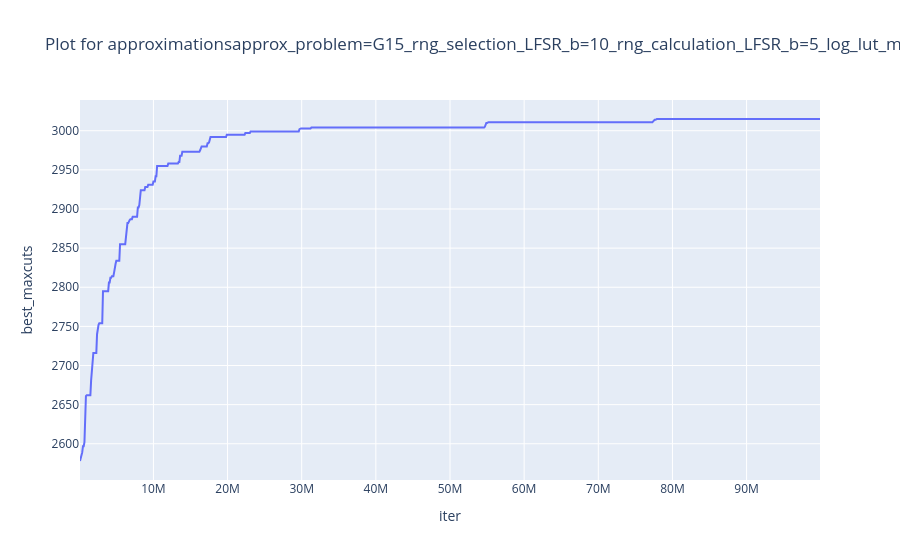
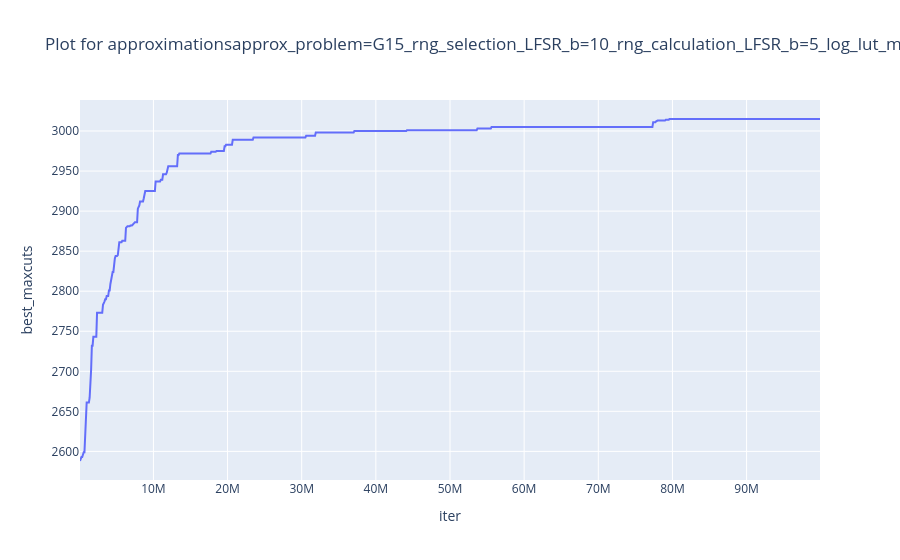
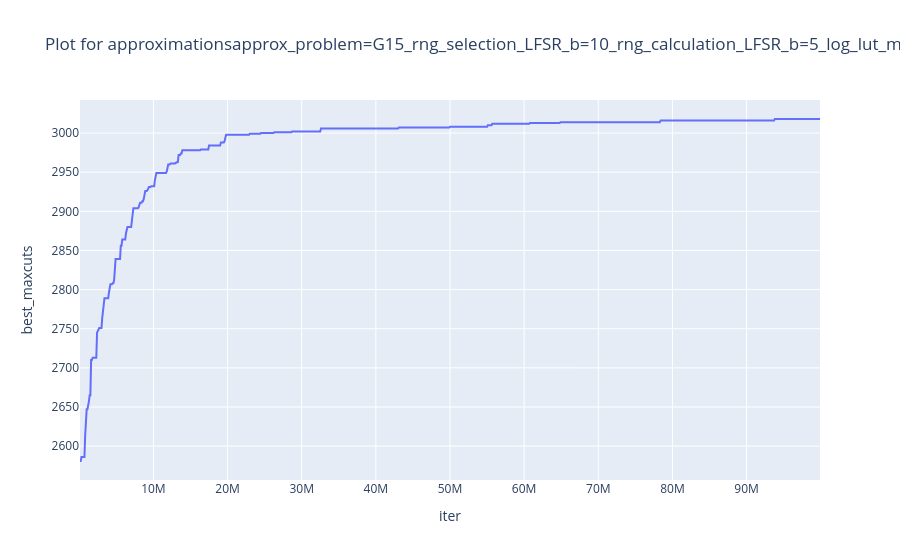
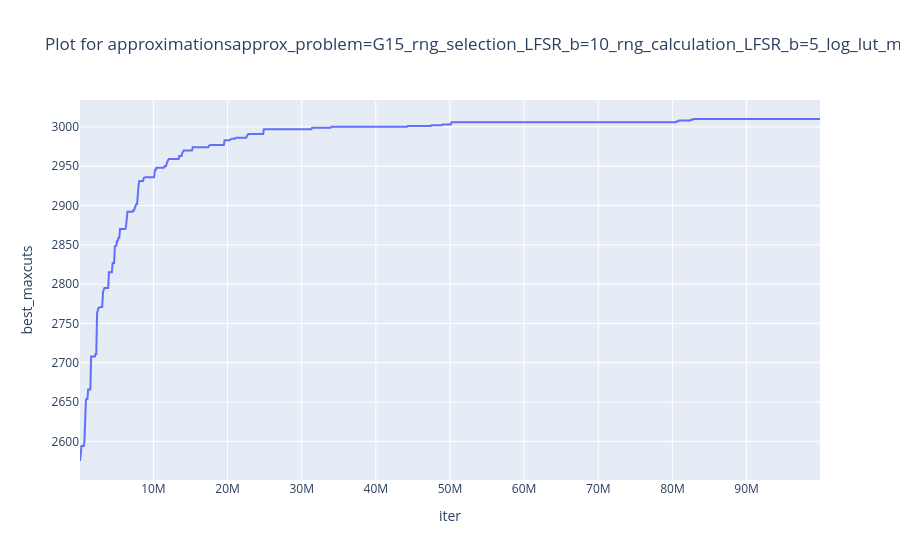

Notebook code cell kept with these figures, in order:
### Code cell
data_root_path = os.path.join(".", "logs")

# Function to plot using plotly
def plot_problem(data_root, problem_name="G15"):
    
    # Update data root to include "logs" directory
    data_root = os.path.join(data_root, "logs")
    
    # Loop through files in the directory
    for file in os.listdir(data_root):
        file_fullpath = os.path.join(data_root, file)
        
        # Check if it is a file
        if os.path.isfile(file_fullpath) and problem_name in file_fullpath:
            # Read the CSV file into a DataFrame
            df = pd.read_csv(file_fullpath)
            
            # Use plotly to plot the data
            fig = px.line(df, x="iter", y="best_maxcuts", title=f"Plot for {file}")
            fig.show()

# Call the function to plot the data
plot_problem(data_root_path)

### Figure 1 — Plotly figure (JSON) as saved in the notebook; plotly's stock layout.template omitted (floating-point values rounded to 4 significant figures; data arrays with more than 128 entries replaced by an {"elided": "..."} marker saying what was removed)
{"data": [{"hovertemplate": "iter=%{x}<br>best_maxcuts=%{y}<extra></extra>", "legendgroup": "", "line": {"color": "#636efa", "dash": "solid"}, "marker": {"symbol": "circle"}, "mode": "lines", "name": "", "orientation": "v", "showlegend": false, "type": "scatter", "x": {"elided": "999 int values"}, "xaxis": "x", "y": {"elided": "999 int values"}, "yaxis": "y"}], "layout": {"legend": {"tracegroupgap": 0}, "title": {"text": "Plot for approximationsapprox_problem=G15_rng_selection_LFSR_b=10_rng_calculation_LFSR_b=5_log_lut_memory_close_UNITS=2_run=0.txt"}, "xaxis": {"anchor": "y", "domain": [0, 1], "title": {"text": "iter"}}, "yaxis": {"anchor": "x", "domain": [0, 1], "title": {"text": "best_maxcuts"}}}}

### Figure 2 — Plotly figure (JSON) as saved in the notebook; plotly's stock layout.template omitted (floating-point values rounded to 4 significant figures; data arrays with more than 128 entries replaced by an {"elided": "..."} marker saying what was removed)
{"data": [{"hovertemplate": "iter=%{x}<br>best_maxcuts=%{y}<extra></extra>", "legendgroup": "", "line": {"color": "#636efa", "dash": "solid"}, "marker": {"symbol": "circle"}, "mode": "lines", "name": "", "orientation": "v", "showlegend": false, "type": "scatter", "x": {"elided": "999 int values"}, "xaxis": "x", "y": {"elided": "999 int values"}, "yaxis": "y"}], "layout": {"legend": {"tracegroupgap": 0}, "title": {"text": "Plot for approximationsapprox_problem=G15_rng_selection_LFSR_b=10_rng_calculation_LFSR_b=5_log_lut_memory_close_UNITS=2_run=1.txt"}, "xaxis": {"anchor": "y", "domain": [0, 1], "title": {"text": "iter"}}, "yaxis": {"anchor": "x", "domain": [0, 1], "title": {"text": "best_maxcuts"}}}}

### Figure 3 — Plotly figure (JSON) as saved in the notebook; plotly's stock layout.template omitted (floating-point values rounded to 4 significant figures; data arrays with more than 128 entries replaced by an {"elided": "..."} marker saying what was removed)
{"data": [{"hovertemplate": "iter=%{x}<br>best_maxcuts=%{y}<extra></extra>", "legendgroup": "", "line": {"color": "#636efa", "dash": "solid"}, "marker": {"symbol": "circle"}, "mode": "lines", "name": "", "orientation": "v", "showlegend": false, "type": "scatter", "x": {"elided": "999 int values"}, "xaxis": "x", "y": {"elided": "999 int values"}, "yaxis": "y"}], "layout": {"legend": {"tracegroupgap": 0}, "title": {"text": "Plot for approximationsapprox_problem=G15_rng_selection_LFSR_b=10_rng_calculation_LFSR_b=5_log_lut_memory_close_UNITS=2_run=2.txt"}, "xaxis": {"anchor": "y", "domain": [0, 1], "title": {"text": "iter"}}, "yaxis": {"anchor": "x", "domain": [0, 1], "title": {"text": "best_maxcuts"}}}}

### Figure 4 — Plotly figure (JSON) as saved in the notebook; plotly's stock layout.template omitted (floating-point values rounded to 4 significant figures; data arrays with more than 128 entries replaced by an {"elided": "..."} marker saying what was removed)
{"data": [{"hovertemplate": "iter=%{x}<br>best_maxcuts=%{y}<extra></extra>", "legendgroup": "", "line": {"color": "#636efa", "dash": "solid"}, "marker": {"symbol": "circle"}, "mode": "lines", "name": "", "orientation": "v", "showlegend": false, "type": "scatter", "x": {"elided": "999 int values"}, "xaxis": "x", "y": {"elided": "999 int values"}, "yaxis": "y"}], "layout": {"legend": {"tracegroupgap": 0}, "title": {"text": "Plot for approximationsapprox_problem=G15_rng_selection_LFSR_b=10_rng_calculation_LFSR_b=5_log_lut_memory_close_UNITS=2_run=3.txt"}, "xaxis": {"anchor": "y", "domain": [0, 1], "title": {"text": "iter"}}, "yaxis": {"anchor": "x", "domain": [0, 1], "title": {"text": "best_maxcuts"}}}}
